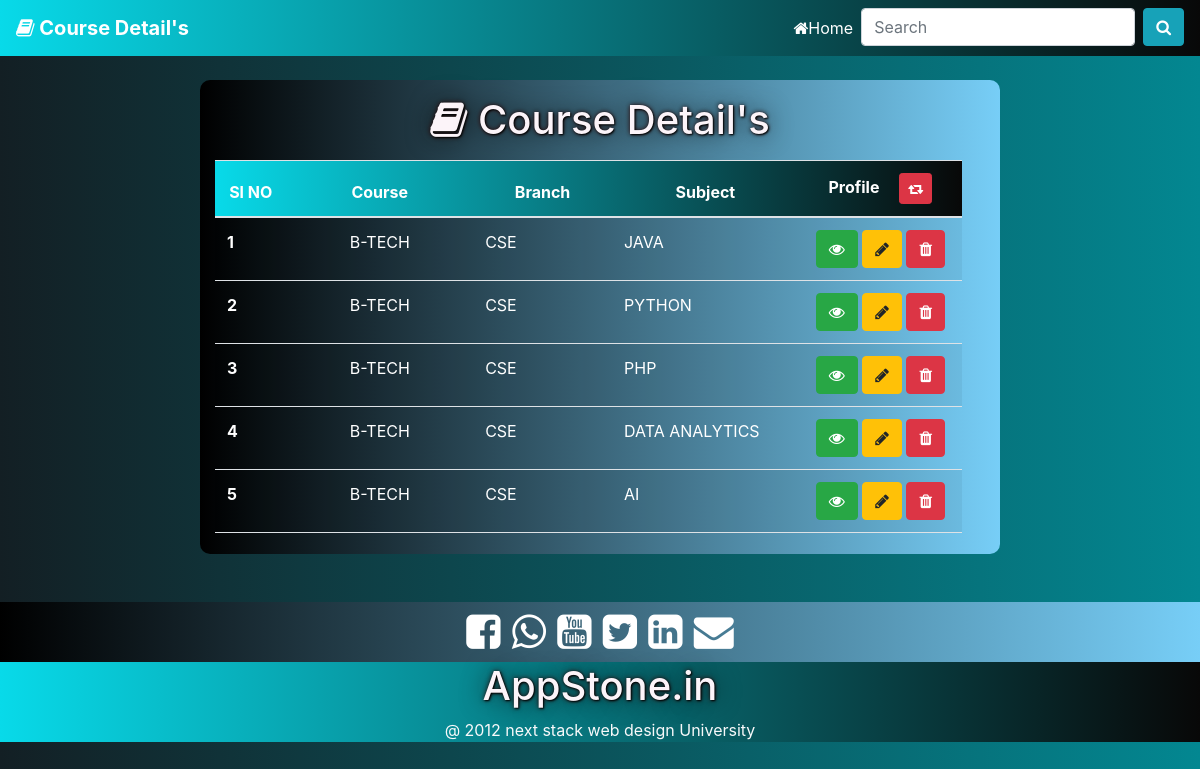
Screenshot of /Admin/Course_Data/View.php (signed in) with the database file from the repository.
### tables this page shows
CREATE TABLE `course` (
  `c_id` int(11) NOT NULL,
  `course` varchar(255) NOT NULL,
  `branch` varchar(255) NOT NULL,
  `c_subject` varchar(255) NOT NULL
);

### Admin/Course_Data/View.php (the view, shortened to what this page needs)
<!DOCTYPE html>
<html lang="en">
<head>
    <link rel="stylesheet" href="../../style/bootstrap.min.css">
    <link rel="stylesheet" href="https://stackpath.bootstrapcdn.com/font-awesome/4.7.0/css/font-awesome.min.css">
    <link rel="stylesheet" href="../style.css">
</head>
<body>
    <header>
      <nav class="navbar navbar-expand-lg navbar-dark bg-dark">
        <a class="navbar-brand text-capitalize" href="index.html"><b><i class="fa fa-book" aria-hidden="true"></i> Course Detail's </b></a>
        <div class="collapse navbar-collapse" id="navbarSupportedContent">
          <ul class="navbar-nav ml-auto">
            <li class="nav-item active">
              <a class="nav-link" href="../Admin_start.php"><i class="fa fa-home" aria-hidden="true"></i>Home <span class="sr-only">(current)</span></a>
            </li>
            <li class="nav-item">
                <form class="form-inline my-2 my-lg-0" action="" method="POST">
                    <input class="form-control mr-sm-2" type="text" name="course_search" placeholder="Search" aria-label="Search">
                    <button class="btn btn-info my-2 my-sm-0" type="submit" name="search"><i class="fa fa-search" aria-hidden="true"></i></button>
                </form>
            </li>
          </ul>
        </div>
      </nav>
   </header>
   <section>
        <div class="container-fluid">
            <div class="row">
                <div class="col-lg-8 col-md-12 col-12 mx-auto my-4" id="s_register">
                    <div class="my-3 w-100 text-center">
                        <h1><i class="fa fa-book" aria-hidden="true"></i> Course Detail's</h1>
                    </div>
                    <div id="scroll_question" class="mb-3">
                        <table class="table table-striped">
                            <thead class="bg-info text-white text-center">
                                <tr>
                                <th scope="col">Sl NO</th>
                                <th scope="col">Course</th>
                                <th scope="col">Branch</th>
                                <th scope="col">Subject</th>
                                <th scope="col">Profile  <a href="./Reset.php"><button class="btn btn-sm btn-danger ml-3" type="button"><i class="fa fa-retweet" aria-hidden="true"></i></button></a></th>
                                </tr>
                            </thead>
                            <tbody>
                                <?php
                                    if(isset($_SESSION['user_pass']))
                                    {
                                        $conn = new mysqli("localhost", "root", "", "question_bank_db");
                                        if(isset($_POST['search']))
                                        {
                                            $Serach_Bar = ucwords($_POST['course_search']);
                                            $sql = "SELECT * FROM course WHERE c_id='$Serach_Bar' OR course='$Serach_Bar' OR branch='$Serach_Bar' OR c_subject='$Serach_Bar'";
                                            $result = $conn->query($sql);
                                            if($result->num_rows > 0){
                                                while($row = $result->fetch_assoc()){
                                                   echo "<tr>
                                                            <th scope='row'>".$row['c_id']."</th>
                                                            <td class='w-25 text-center'>".$row['course']."</td>
                                                            <td>".$row['branch']."</td>
                                                            <td class='w-25'>".$row['c_subject']."</td>
                                                            <td class='text-center'>
                                                                <a type='button' class='btn btn-success' href='View_course_Data.php?id=$row[c_id]' ><i class='fa fa-eye fa-1x' aria-hidden='true'></i></a>
                                                                <a type='button' class='btn btn-warning' href='Update.php?id=$row[c_id]'><i class='fa fa-pencil fa-1x' aria-hidden='true'></i></a>
                                                                <a type='button' onclick='return check()' class='btn btn-danger'  href='Delete.php?id=$row[c_id]'><i class='fa fa-trash fa-1x' aria-hidden='true'></i></a>
                                                            </td>
                                                        </tr>";
                                                }
                                            }
                                            else{
                                                echo "<tr>
                                                        <th scope='row'>0</th>
                                                        <td>No data found</td>
                                                        <td>No data found</td>
                                                        <td>No data found</td>
                                                        <td class='text-center'><button class='btn btn-danger'><i class='fa fa-eye fa-1x' aria-hidden='true'></i></td>
                                                    </tr>";
                                            }
                                        }
                                        else
                                        {
                                            $sql = "SELECT * FROM course";
                                            $result = $conn->query($sql);
                                            if($result->num_rows > 0){
                                                while($row = $result->fetch_assoc()){
                                                    echo "<tr>
                                                            <th scope='row'>".$row['c_id']."</th>
                                                            <td class='w-25 text-center'>".$row['course']."</td>
                                                            <td>".$row['branch']."</td>
                                                            <td class='w-25'>".$row['c_subject']."</td>
                                                            <td class='text-center'>
                                                                <a type='button' class='btn btn-success' href='View_course_Data.php?id=$row[c_id]' ><i class='fa fa-eye fa-1x' aria-hidden='true'></i></a>
                                                                <a type='button' class='btn btn-warning' href='Update.php?id=$row[c_id]'><i class='fa fa-pencil fa-1x' aria-hidden='true'></i></a>
                                                                <a type='button' onclick='return check()' class='btn btn-danger'  href='Delete.php?id=$row[c_id]'><i class='fa fa-trash fa-1x' aria-hidden='true'></i></a>
                                                            </td>
                                                        </tr>";
                                                }
                                            }
                                        }
                                    }
                                    else{
                                        header("location:../Admin_login.html");
                                    }
                                ?>
                            </tbody>
                        </table>
                    </div>
                </div>
            </div>
        </div>
   </section>
   <section >
        <div class="container-fluid bg-secondary mt-4" style="font-size:40px;" id="footer1">
            <div class="row justify-content-lg-center" >
            <div class="col-lg-8 col-md-10 col-12 text-center">
                <i class="fa fa-facebook-square" aria-hidden="true"></i>
                <i class="fa fa-whatsapp" aria-hidden="true"></i>
                <i class="fa fa-youtube-square" aria-hidden="true"></i>
                <i class="fa fa-twitter-square" aria-hidden="true"></i>
                <i class="fa fa-linkedin-square" aria-hidden="true"></i>
                <i class="fa fa-envelope" aria-hidden="true"></i>
            </div>
            </div>
        </div>
    </section>
    <section>
        <div class="container-fluid bg-dark" id="footer2">
            <div class="row justify-content-lg-center">
            <div class="col-lg-6 col-md-6 col-12 text-center">
                <h1 class="text-center">AppStone.in</h1>
                <a class="text-light">@ 2012 next stack web design University</a>
            </div>
            </div>
        </div>
    </section>
</body>
</html>

### Admin/style.css (style rules this page uses)
body { background: linear-gradient(to right, #131f24 0%, #038791 100%); color: white; }
#s_register { background: linear-gradient(to right, #000000 0%,#77cef7 100%); color: #ffffff; border-radius: 10px; }
nav { background: linear-gradient(to right, #08dae9 0%,#080808 100%); }
h1 { color: #fcf4f9; text-shadow: 1px 1px 2px #000000, 0px 0px 25px #0c0c0cc4, 0px 0px 5px#330909; }
#scroll_question { overflow-y: scroll; height: 10cm; width: 97%; color: #ffffff; }
table td,th { color: #ffffff; }
thead { background: linear-gradient(to right, #08dae9 0%,#080808 100%); }
#footer1 { background: linear-gradient(to right, #000000 0%,#77cef7 100%); }
#footer2 { background: linear-gradient(to right, #08dae9 0%,#080808 100%); }

### Admin/Course_Data/View.php (style rules this page uses)
#scroll_question { overflow-y: scroll; height: 10cm; width: 97%; }

### rows the page displays
course: c_id "1", course "B-TECH", branch "CSE", c_subject "JAVA"
course: c_id "2", course "B-TECH", branch "CSE", c_subject "PYTHON"
course: c_id "3", course "B-TECH", branch "CSE", c_subject "PHP"
course: c_id "4", course "B-TECH", branch "CSE", c_subject "DATA ANALYTICS"
course: c_id "5", course "B-TECH", branch "CSE", c_subject "AI"
